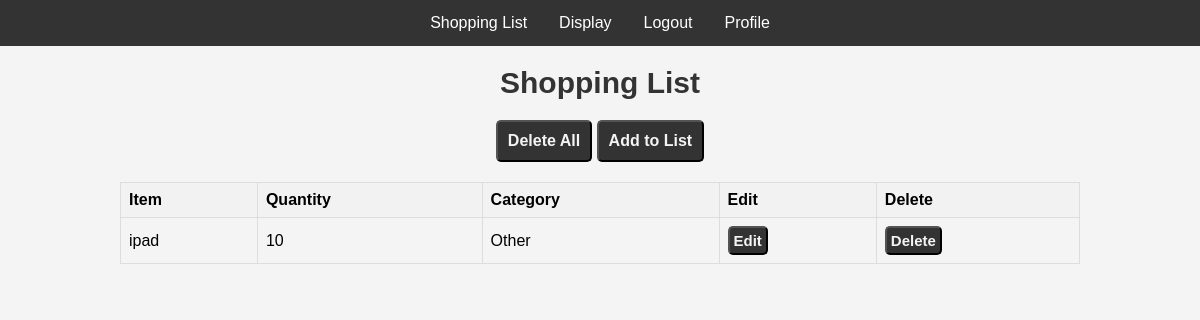
The app's page /display (signed in) with its own data.
### app.py (models this page shows, shortened)
class Notes(db.Model):
    __tablename__ = "shopping_list"
    id = db.Column(db.Integer, primary_key=True)
    item = db.Column(db.Text)
    quantity = db.Column(db.Integer)
    category = db.Column(db.String(64))
    user_id = db.Column(db.Integer, db.ForeignKey('users.id'))

### app.py (the view)
@app.route('/display')
@login_required
def display():
    user_notes = Notes.query.filter_by(user_id=current_user.id).all()
    return render_template('display.html', notes=user_notes)

### app.py (called while the page is built)
@login_manager.user_loader
def load_user(user_id):
    return User.query.get(user_id)

### templates/display.html (shortened to what this page needs)
{% extends 'layout.html' %}
{% block content %}
<center>
    <h1>Shopping List </h1>
    {% if notes|length == 0 %}
        <p>List is empty, you can add items by clicking the add list button</p>
    {% else %}
        <button class ='btn1'><a href="{{ url_for('delete_all') }}">Delete All</a></button>
    {% endif %}
    <button class ='btn1'><a href="{{ url_for('shopping') }}">Add to List</a></button>
    <table>
        <tr>
            <th>Item</th>
            <th>Quantity</th>
            <th>Category</th>
            <th>Edit</th>
            <th>Delete</th>
        </tr>
        {% for note in notes %}
        <tr>
            <td>{{ note.item }}</td>
            <td>{{ note.quantity }}</td>
            <td>{{ note.category }}</td>
            <td><button class ='btn'><a href="{{ url_for('update', id=note.id) }}">Edit</a></button></td>
            <td><button class ='btn'><a href="{{ url_for('delete', id=note.id) }}">Delete</a></button></td>
        </tr>
        {% endfor %}
    </table>
</center>
{% endblock %}

### templates/layout.html (style rules this page uses)
body { font-family: Arial, sans-serif; margin: 0; padding: 0; background-color: #f4f4f4; }

### templates/display.html (style rules this page uses)
h1 { color: #333; text-align: center; font-size: 30px; font-weight: bold; }
.btn { background-color: #333; color: #f4f4f4; padding: 4px; border-radius: 5px; font-weight: bold; font-size: 15px; text-decoration: none; transition: background-color 0.3s; cursor: pointer; text-align: center; }
table { width: 80%; border-collapse: collapse; margin-top: 20px; }
th, td { border: 1px solid #ddd; padding: 8px; text-align: left; }
th { background-color: #f2f2f2; }
.btn1 { background-color: #333; color: #f4f4f4; padding: 10px; border-radius: 5px; font-weight: bold; font-size: 16px; text-decoration: none; transition: background-color 0.3s; cursor: pointer; text-align: center; }
a { text-decoration: none; color: #f4f4f4; font-family: 'Gill Sans', 'Gill Sans MT', Calibri, 'Trebuchet MS', sans-serif; }

### records on screen
Notes: item "ipad", quantity "10", category "Other"
